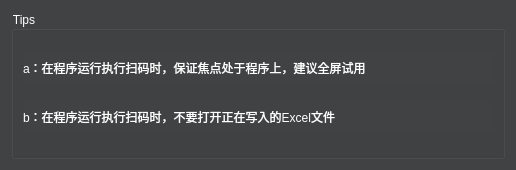
<?xml version="1.0" encoding="UTF-8"?>
<ui version="4.0">
 <class>AboutDlg</class>
 <widget class="QDialog" name="AboutDlg">
  <property name="geometry">
   <rect>
    <x>0</x>
    <y>0</y>
    <width>516</width>
    <height>170</height>
   </rect>
  </property>
  <property name="windowTitle">
   <string>About</string>
  </property>
  <property name="styleSheet">
   <string notr="true">background-color: rgb(64, 66, 68);</string>
  </property>
  <layout class="QGridLayout" name="gridLayout">
   <item row="0" column="0">
    <widget class="QGroupBox" name="groupBox">
     <property name="styleSheet">
      <string notr="true">color: rgb(255, 255, 255);</string>
     </property>
     <property name="title">
      <string>Tips</string>
     </property>
     <layout class="QVBoxLayout" name="verticalLayout">
      <item>
       <widget class="QLabel" name="label">
        <property name="maximumSize">
         <size>
          <width>16777215</width>
          <height>30</height>
         </size>
        </property>
        <property name="text">
         <string>a：在程序运行执行扫码时，保证焦点处于程序上，建议全屏试用</string>
        </property>
       </widget>
      </item>
      <item>
       <widget class="QLabel" name="label_2">
        <property name="maximumSize">
         <size>
          <width>16777215</width>
          <height>30</height>
         </size>
        </property>
        <property name="text">
         <string>b：在程序运行执行扫码时，不要打开正在写入的Excel文件</string>
        </property>
       </widget>
      </item>
     </layout>
    </widget>
   </item>
  </layout>
 </widget>
 <resources/>
 <connections/>
</ui>
